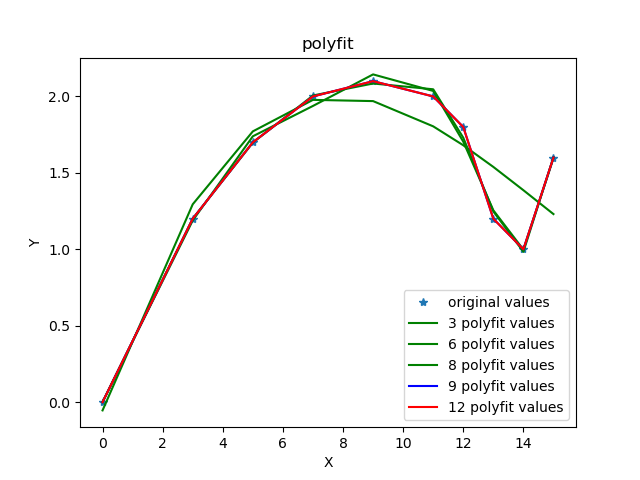

This chart was generated by the following Python code:
import matplotlib.pyplot as plt
import numpy as np

x = np.array([0,3,5,7,9,11,12,13,14,15])
y = np.array([0,1.2,1.7,2.0,2.1,2.0,1.8,1.2,1.0,1.6])

z1 = np.polyfit(x,y,3) #用3次多项式拟合  返回三次多项式系数
z2 = np.polyfit(x,y,6)
z3 = np.polyfit(x,y,8)
z4 = np.polyfit(x,y,9)
z5 = np.polyfit(x,y,12)

p1= np.poly1d(z1)
p2= np.poly1d(z2)
p3= np.poly1d(z3)
p4= np.poly1d(z4)
p5= np.poly1d(z5)

print(p1) #在屏幕上打印拟合多项式
print(p2) #在屏幕上打印拟合多项式
print(p3) #在屏幕上打印拟合多项式
print(p4) #在屏幕上打印拟合多项式
print(p5) #在屏幕上打印拟合多项式

yvals1 = p1(x)#也可以使用yvals=np.polyval(z1,x)
yvals2 = p2(x)
yvals3 = p3(x)
yvals4 = p4(x)
yvals5 = p5(x)

plot0 = plt.plot(x,y,'*',label='original values')
plot1 = plt.plot(x,yvals1,'g',label='3 polyfit values')
plot2 = plt.plot(x,yvals2,'g',label='6 polyfit values')
plot3 = plt.plot(x,yvals3,'g',label='8 polyfit values')
plot4 = plt.plot(x,yvals4,'b',label='9 polyfit values')
plot5 = plt.plot(x,yvals5,'r',label='12 polyfit values')

plt.xlabel('X')
plt.ylabel('Y')
plt.legend(loc=4)  #指定legend的位置
plt.title('polyfit')
plt.show()
